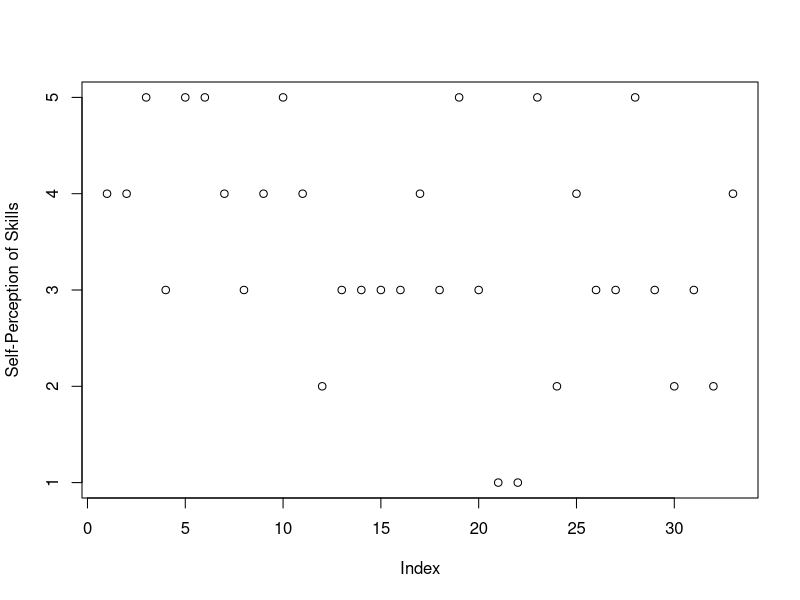
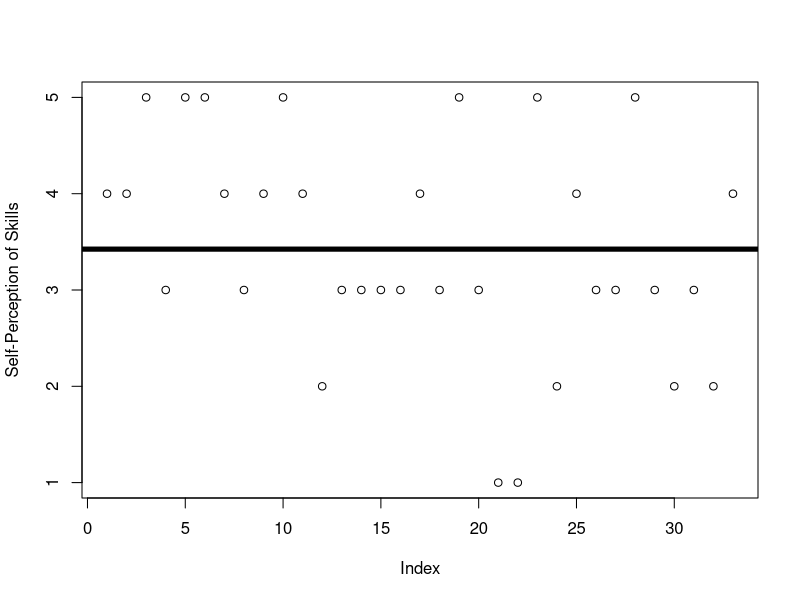
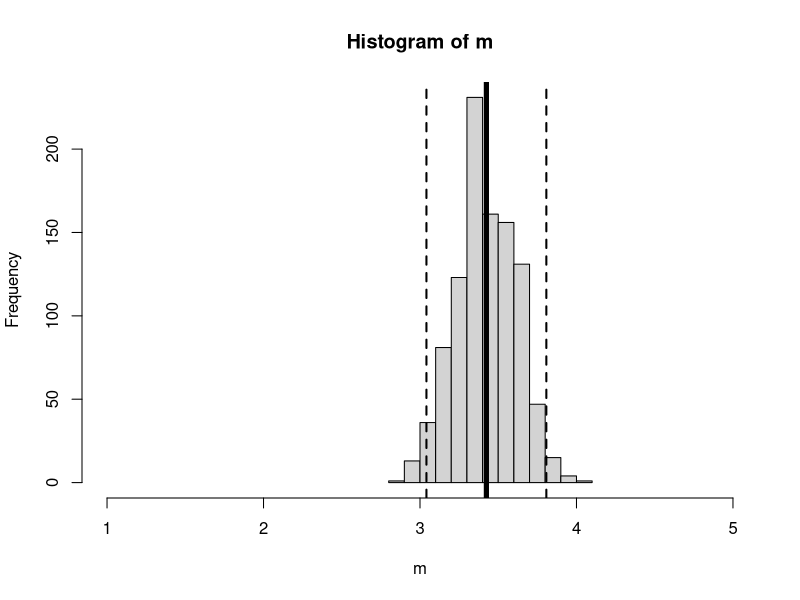
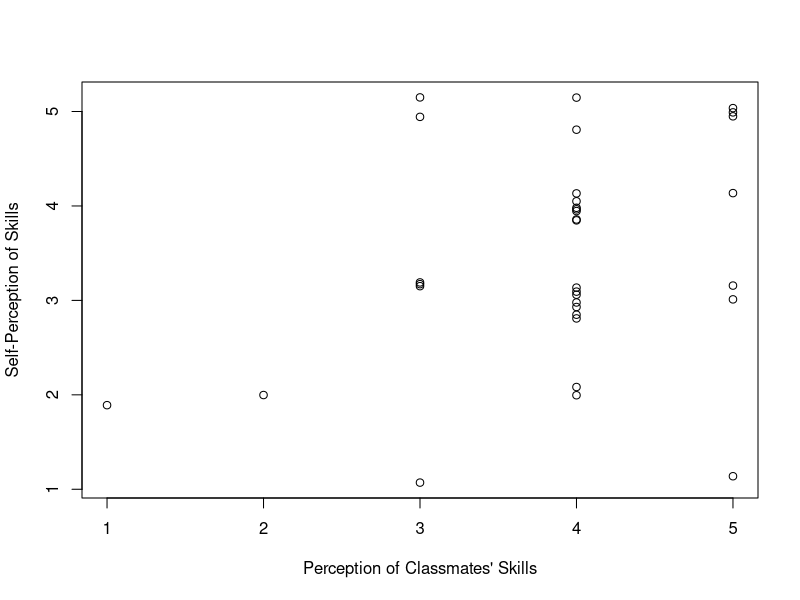
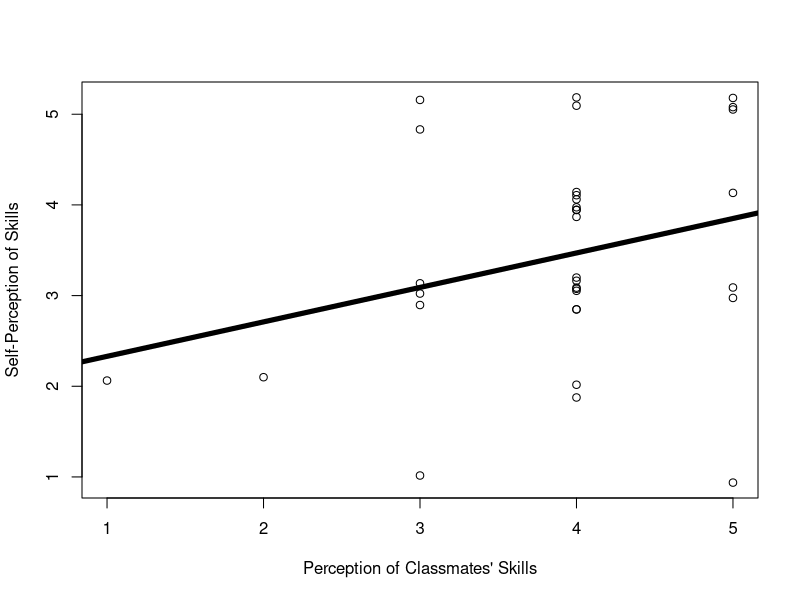
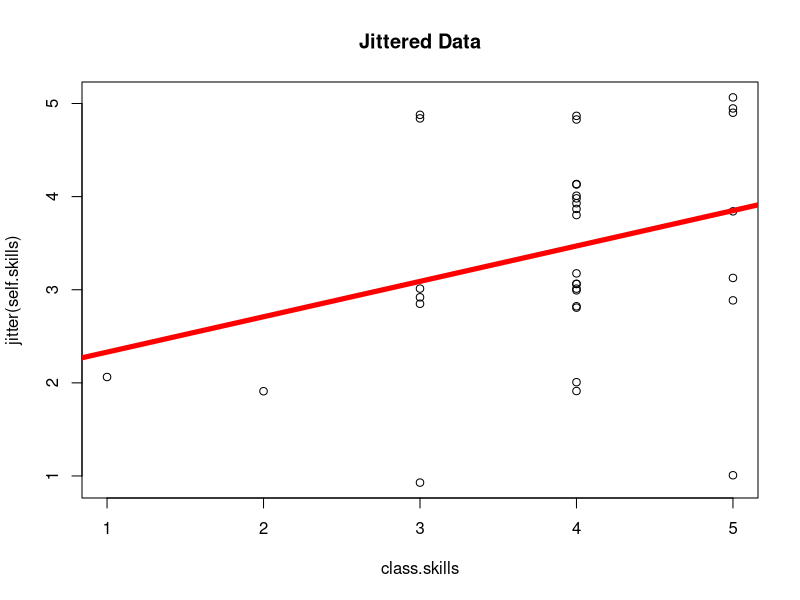
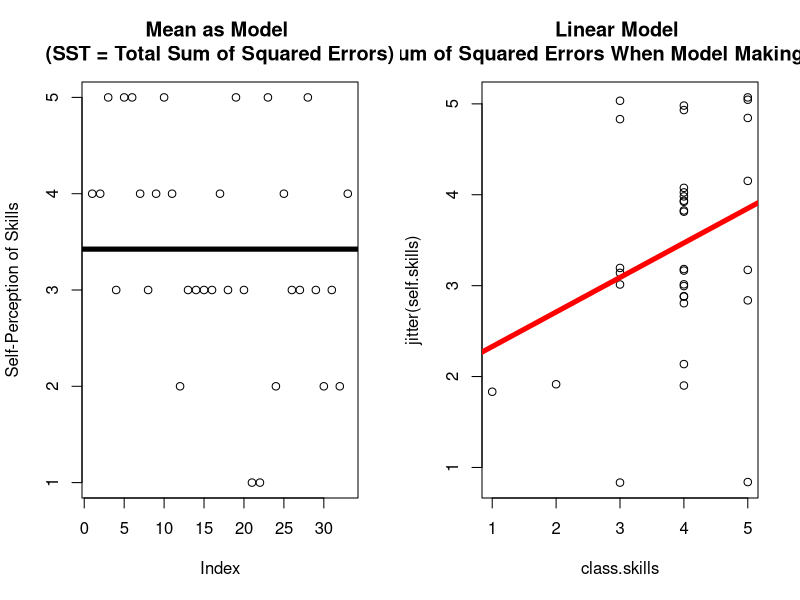

These charts were generated, in order, by the following R code:
## ---- chunk 1

## ---- chunk 2

## ---- chunk 3
#| include: false
d <- read.csv("../datasets/Grad Onboard 2025/grad_onboard_SP25.csv",
                           stringsAsFactors = T)
## ---- chunk 4
plot(d$self.skills, 
     ylab = "Self-Perception of Skills",
     xlab = "Index") 
abline(h = mean(d$self.skills, na.rm = T), lwd = 0)
## ---- chunk 5
plot(d$self.skills, 
     ylab = "Self-Perception of Skills",
     xlab = "Index") 
abline(h = mean(d$self.skills, na.rm = T), lwd = 5)
## ---- chunk 6
## quantifying errors (residuals)
residuals <- d$self.skills - mean(d$self.skills, na.rm = T)
SST <- sum(residuals^2)
SST

SST/length(residuals) # average of squared residuals (variance)
sqrt(SST/length(residuals)) # average of residuals, unsquared (standard deviation)

sd(d$self.skills) # slightly higher
sqrt(SST/(length(residuals)-1)) # the 'real' equation; n-1 to inflate our estimate / adjust for small samples.
## ---- chunk 7
m <- array()
for(i in c(1:1000)){
 nd <- d[sample(1:nrow(d), nrow(d), replace = T),] # a new sample
 m[i] <- mean(nd$self.skills, na.rm = T)
}
mean(d$self.skills, na.rm = T)
mean(m) # similar!

sum(m > 2.5) # all of them (100% greater than the midpoint of the scale.)

sd(m) # sampling error!

hist(m, xlim = c(1,5)) # our distribution of sampling estimates 
abline(v = c(mean(d$self.skills),
             mean(d$self.skills) + 1.96 * sd(m),
             mean(d$self.skills) - 1.96 * sd(m)),
       lwd = c(5,2,2), # two line widths
       lty = c(1,2,2)) # two line types
## ---- chunk 8
lm(self.skills ~ 1, data = d) # predicting self.skills from a constant (1), using the datset = d
mod0 <- lm(self.skills ~ 1, data = d) # saving this as a model object
coef(mod0) # looking at the coefficients
mod0$residuals # finding the residuals
## ---- chunk 9
plot(jitter(self.skills) ~ class.skills, data = d, 
     ylab = "Self-Perception of Skills",
     xlab = "Perception of Classmates' Skills") 
abline(lm(self.skills ~ class.skills, data = d), lwd = 0)
## ---- chunk 10
plot(jitter(self.skills) ~ class.skills, data = d, 
     ylab = "Self-Perception of Skills",
     xlab = "Perception of Classmates' Skills") 
abline(lm(self.skills ~ class.skills, data = d), lwd = 5)
## ---- chunk 11
mod1 <- lm(self.skills ~ class.skills, data = d)

plot(jitter(self.skills) ~ class.skills, data = d, main = "Jittered Data") # jittered
abline(mod1, lwd = 5, col = 'red')

coef(mod1)
# intercept = 1.95 = the predicted value of Y when ALL X values are ZERO.
# slope = .38 = relationship between class.skills and our DV (self.skills)
### as class.skills increase by ONE, then self.skills will increase by .38
### these units are in the original unit of measurement (1-5 likert scale.)
## ---- chunk 12
mod1$residuals # R does the residual calculation for us. what will happen if we add this up?
sum(mod1$residuals) # they add to....
SSE <- sum(mod1$residuals^2) # so I square them
SSE # the total squared error when I use my model to make predictions.

## Visualizing Our Errors. (distance between actual scores and the line).
par(mfrow = c(1,2))
plot(d$self.skills, 
     ylab = "Self-Perception of Skills",
     xlab = "Index", main = "Mean as Model \n(SST = Total Sum of Squared Errors)") 
abline(h = mean(d$self.skills, na.rm = T), lwd = 5)
plot(jitter(self.skills) ~ class.skills, data = d, main = "Linear Model \n(SSE = Sum of Squared Errors When Model Making Predictions)", 
     xlim = c(1,5)) # jittered
abline(mod1, lwd = 5, col = 'red')


SST <- sum((d$self.skills - mean(d$self.skills))^2) # defining the total error
SST - SSE # a difference in errors when using the mean vs. our model
(SST - SSE)/SST # the relative difference in errors = R^2 (R-squared.)

summary(mod1)$r.squared # R does this for us. But good to do "by hand" to understand.

## ---- chunk 13
names(d) # what other (numeric, for now) variable might predict self.skills?
